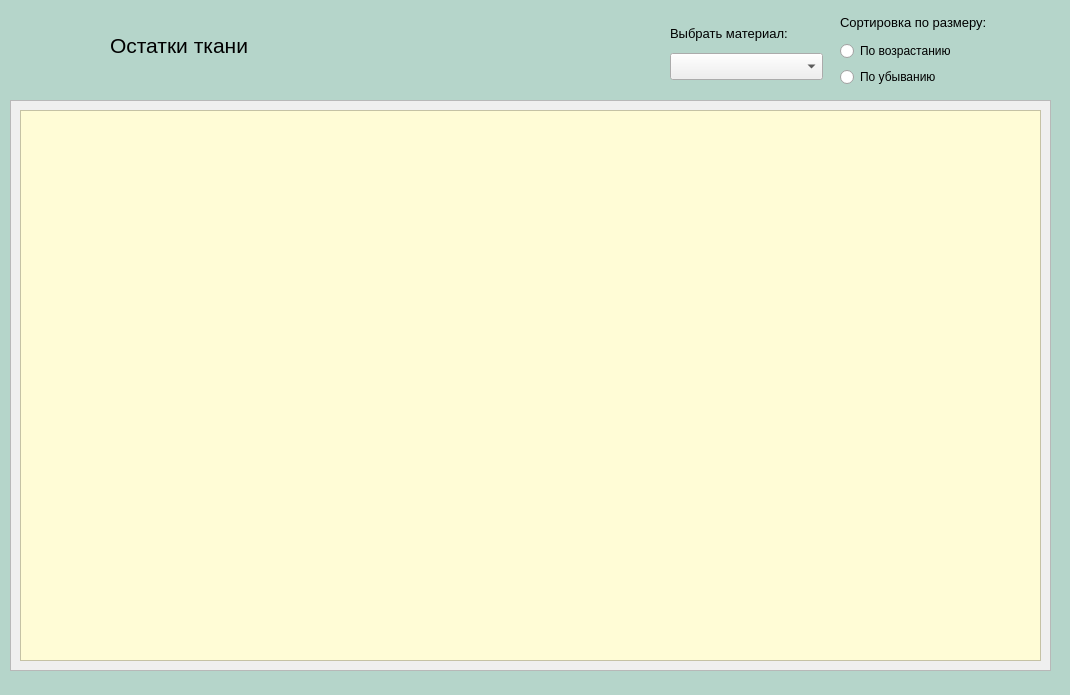
<?xml version="1.0" encoding="UTF-8"?>
<ui version="4.0">
 <class>Form</class>
 <widget class="QWidget" name="Form">
  <property name="geometry">
   <rect>
    <x>0</x>
    <y>0</y>
    <width>1070</width>
    <height>695</height>
   </rect>
  </property>
  <property name="windowTitle">
   <string>Form</string>
  </property>
  <property name="windowIcon">
   <iconset>
    <normaloff>../../resources/logo-02.jpg</normaloff>../../resources/logo-02.jpg</iconset>
  </property>
  <property name="styleSheet">
   <string notr="true">#Form{
	background-color:rgb(181, 213, 202);
}
QPushButton{
	background-color: rgb(224, 169, 175); /* Зеленый цвет */
    border: none; /* Убираем рамку */
    border-radius: 6px; /* Скругленные края */
	font-size: 10pt;
}
QTableWidget{
	background-color: rgb(255, 252, 214);
}
</string>
  </property>
  <widget class="QLabel" name="label">
   <property name="geometry">
    <rect>
     <x>110</x>
     <y>30</y>
     <width>191</width>
     <height>31</height>
    </rect>
   </property>
   <property name="font">
    <font>
     <pointsize>16</pointsize>
    </font>
   </property>
   <property name="text">
    <string>Остатки ткани</string>
   </property>
  </widget>
  <widget class="QScrollArea" name="scrollArea">
   <property name="geometry">
    <rect>
     <x>10</x>
     <y>100</y>
     <width>1041</width>
     <height>571</height>
    </rect>
   </property>
   <property name="widgetResizable">
    <bool>true</bool>
   </property>
   <widget class="QWidget" name="scrollAreaWidgetContents">
    <property name="geometry">
     <rect>
      <x>0</x>
      <y>0</y>
      <width>1039</width>
      <height>569</height>
     </rect>
    </property>
    <layout class="QHBoxLayout" name="horizontalLayout">
     <item>
      <widget class="QTableWidget" name="tableWidget"/>
     </item>
    </layout>
   </widget>
  </widget>
  <widget class="QLabel" name="label_2">
   <property name="geometry">
    <rect>
     <x>10</x>
     <y>10</y>
     <width>81</width>
     <height>71</height>
    </rect>
   </property>
   <property name="sizePolicy">
    <sizepolicy hsizetype="Fixed" vsizetype="Fixed">
     <horstretch>0</horstretch>
     <verstretch>0</verstretch>
    </sizepolicy>
   </property>
   <property name="text">
    <string/>
   </property>
   <property name="pixmap">
    <pixmap>../проект бабаева/logo-02.jpg</pixmap>
   </property>
   <property name="scaledContents">
    <bool>true</bool>
   </property>
  </widget>
  <widget class="QWidget" name="layoutWidget">
   <property name="geometry">
    <rect>
     <x>840</x>
     <y>10</y>
     <width>199</width>
     <height>77</height>
    </rect>
   </property>
   <layout class="QVBoxLayout" name="verticalLayout_2">
    <item>
     <widget class="QLabel" name="label_4">
      <property name="font">
       <font>
        <pointsize>10</pointsize>
       </font>
      </property>
      <property name="text">
       <string>Сортировка по размеру:</string>
      </property>
     </widget>
    </item>
    <item>
     <widget class="QRadioButton" name="radioButton">
      <property name="text">
       <string>По возрастанию</string>
      </property>
     </widget>
    </item>
    <item>
     <widget class="QRadioButton" name="radioButton_2">
      <property name="text">
       <string>По убыванию</string>
      </property>
     </widget>
    </item>
   </layout>
  </widget>
  <widget class="QWidget" name="layoutWidget">
   <property name="geometry">
    <rect>
     <x>670</x>
     <y>20</y>
     <width>153</width>
     <height>60</height>
    </rect>
   </property>
   <layout class="QVBoxLayout" name="verticalLayout">
    <item>
     <widget class="QLabel" name="label_3">
      <property name="font">
       <font>
        <pointsize>10</pointsize>
       </font>
      </property>
      <property name="text">
       <string>Выбрать материал:</string>
      </property>
     </widget>
    </item>
    <item>
     <widget class="QComboBox" name="comboBox">
      <property name="font">
       <font>
        <pointsize>12</pointsize>
       </font>
      </property>
     </widget>
    </item>
   </layout>
  </widget>
 </widget>
 <resources/>
 <connections/>
</ui>
